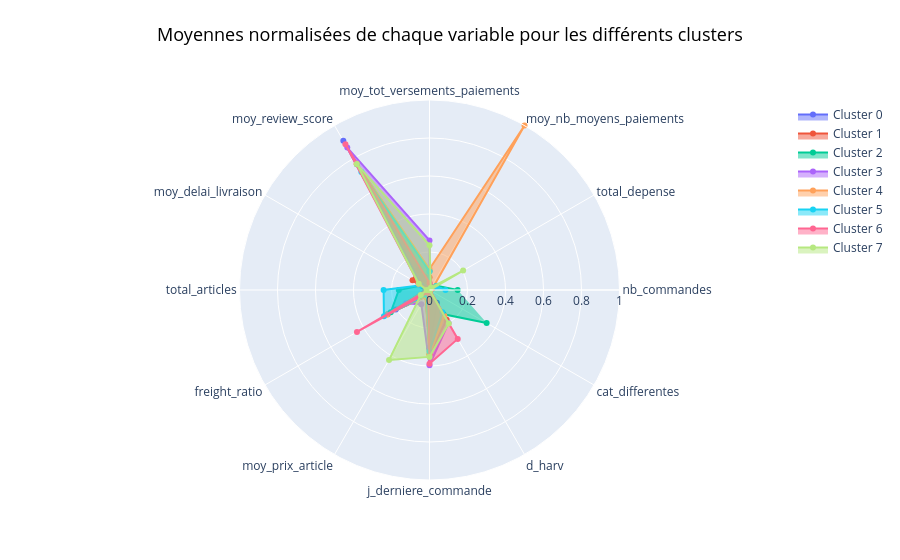

Notebook code for this chart:
### Markdown cell above
Nous faisons la même chose mais cette fois avec une matrice ayant subie une transformation MinMax (pour pouvoir faire une représentation dans un cercle de rayon 1).

### Code cell
#Cette fonction permet de représenter les groupes sur un radar de variables
cercle_kmeans(X_mm_clusters_moy, "kmeans_label")

### Figure 1 — Plotly figure (JSON) as saved in the notebook; plotly's stock layout.template omitted (floating-point values rounded to 4 significant figures)
{"data": [{"fill": "toself", "name": "Cluster 0", "r": [0, 0.01632, 0, 0.0355, 0.907, 0.03824, 0.006332, 0.2049, 0.03496, 0.3094, 0.07752, 0], "theta": ["nb_commandes", "total_depense", "moy_nb_moyens_paiements", "moy_tot_versements_paiements", "moy_review_score", "moy_delai_livraison", "total_articles", "freight_ratio", "moy_prix_article", "j_derniere_commande", "d_harv", "cat_differentes"], "type": "scatterpolar"}, {"fill": "toself", "name": "Cluster 1", "r": [0.0001447, 0.01974, 0, 0.06668, 0.12, 0.1032, 0.02025, 0.2541, 0.03901, 0.3383, 0.1808, 0], "theta": ["nb_commandes", "total_depense", "moy_nb_moyens_paiements", "moy_tot_versements_paiements", "moy_review_score", "moy_delai_livraison", "total_articles", "freight_ratio", "moy_prix_article", "j_derniere_commande", "d_harv", "cat_differentes"], "type": "scatterpolar"}, {"fill": "toself", "name": "Cluster 2", "r": [0.1483, 0.04385, 0.01847, 0.1004, 0.7639, 0.04851, 0.1617, 0.2354, 0.04022, 0.305, 0.1471, 0.3473], "theta": ["nb_commandes", "total_depense", "moy_nb_moyens_paiements", "moy_tot_versements_paiements", "moy_review_score", "moy_delai_livraison", "total_articles", "freight_ratio", "moy_prix_article", "j_derniere_commande", "d_harv", "cat_differentes"], "type": "scatterpolar"}, {"fill": "toself", "name": "Cluster 3", "r": [0, 0.03995, 0, 0.2608, 0.8656, 0.05356, 0.008455, 0.1421, 0.08585, 0.3957, 0.2007, 0], "theta": ["nb_commandes", "total_depense", "moy_nb_moyens_paiements", "moy_tot_versements_paiements", "moy_review_score", "moy_delai_livraison", "total_articles", "freight_ratio", "moy_prix_article", "j_derniere_commande", "d_harv", "cat_differentes"], "type": "scatterpolar"}, {"fill": "toself", "name": "Cluster 4", "r": [0.0008418, 0.02005, 1, 0.1103, 0.768, 0.05507, 0.0202, 0.2599, 0.04047, 0.3392, 0.1575, 0.005051], "theta": ["nb_commandes", "total_depense", "moy_nb_moyens_paiements", "moy_tot_versements_paiements", "moy_review_score", "moy_delai_livraison", "total_articles", "freight_ratio", "moy_prix_article", "j_derniere_commande", "d_harv", "cat_differentes"], "type": "scatterpolar"}, {"fill": "toself", "name": "Cluster 5", "r": [0.08432, 0.04159, 0.01085, 0.09797, 0.7168, 0.04987, 0.2416, 0.2768, 0.03001, 0.3232, 0.1358, 0], "theta": ["nb_commandes", "total_depense", "moy_nb_moyens_paiements", "moy_tot_versements_paiements", "moy_review_score", "moy_delai_livraison", "total_articles", "freight_ratio", "moy_prix_article", "j_derniere_commande", "d_harv", "cat_differentes"], "type": "scatterpolar"}, {"fill": "toself", "name": "Cluster 6", "r": [0, 0.007845, 0, 0.03653, 0.8851, 0.06648, 0.006847, 0.4409, 0.01662, 0.3877, 0.2972, 0], "theta": ["nb_commandes", "total_depense", "moy_nb_moyens_paiements", "moy_tot_versements_paiements", "moy_review_score", "moy_delai_livraison", "total_articles", "freight_ratio", "moy_prix_article", "j_derniere_commande", "d_harv", "cat_differentes"], "type": "scatterpolar"}, {"fill": "toself", "name": "Cluster 7", "r": [0.002857, 0.2043, 0.01429, 0.2355, 0.765, 0.06563, 0.01397, 0.05299, 0.4256, 0.3521, 0.2035, 0], "theta": ["nb_commandes", "total_depense", "moy_nb_moyens_paiements", "moy_tot_versements_paiements", "moy_review_score", "moy_delai_livraison", "total_articles", "freight_ratio", "moy_prix_article", "j_derniere_commande", "d_harv", "cat_differentes"], "type": "scatterpolar"}], "layout": {"polar": {"radialaxis": {"range": [0, 1], "visible": true}}, "showlegend": true, "title": {"font": {"color": "black", "size": 18}, "text": "Moyennes normalisées de chaque variable pour les différents clusters", "x": 0.5, "xanchor": "center", "y": 0.95, "yanchor": "top"}}}
